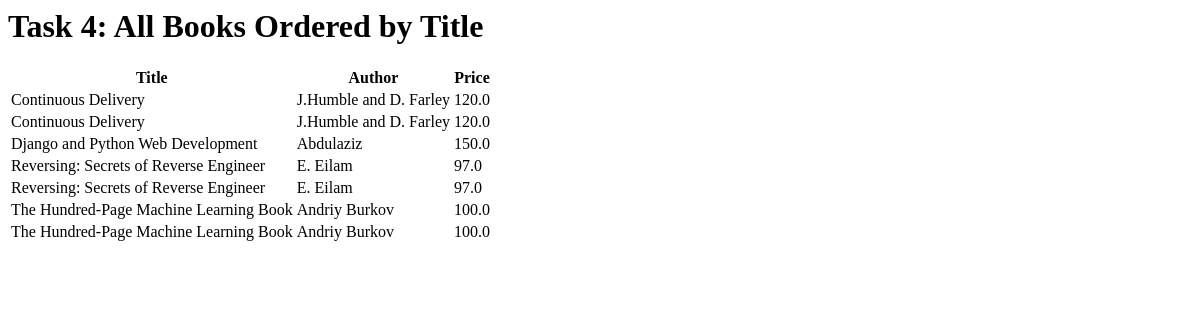
The app's page /books/lab8/task4, older data.
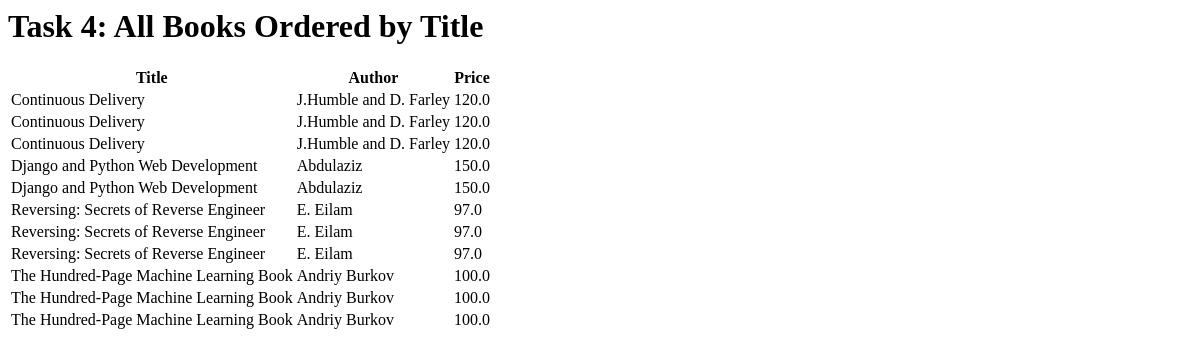
The same page, newer data.
### apps/bookmodule/models.py (models this page shows)
class Book(models.Model):
    title = models.CharField(max_length=50)
    author = models.CharField(max_length=50)
    price = models.FloatField(default=0.0)
    edition = models.SmallIntegerField(default=1)

### apps/bookmodule/views.py (the view)
# urls.py: path('books/lab8/task4', views.lab8_task4, name='lab8_task4'),
def lab8_task4(request):
    books = Book.objects.all().order_by('title')
    return render(request, 'bookmodule/lab8_task4.html', {'books': books})

### apps/templates/bookmodule/lab8_task4.html
<h1>Task 4: All Books Ordered by Title</h1>
<table>
    <thead>
        <tr>
            <th>Title</th>
            <th>Author</th>
            <th>Price</th>
        </tr>
    </thead>
    <tbody>
        {% for book in books %}
        <tr>
            <td>{{ book.title }}</td>
            <td>{{ book.author }}</td>
            <td>{{ book.price }}</td>
        </tr>
        {% endfor %}
    </tbody>
</table>

Row changes from the older to the newer data that the page shows:
added Book: title "Continuous Delivery", author "J.Humble and D. Farley", price "120.0"
added Book: title "Django and Python Web Development", author "Abdulaziz", price "150.0"
added Book: title "Reversing: Secrets of Reverse Engineer", author "E. Eilam", price "97.0"
added Book: title "The Hundred-Page Machine Learning Book", author "Andriy Burkov", price "100.0"
